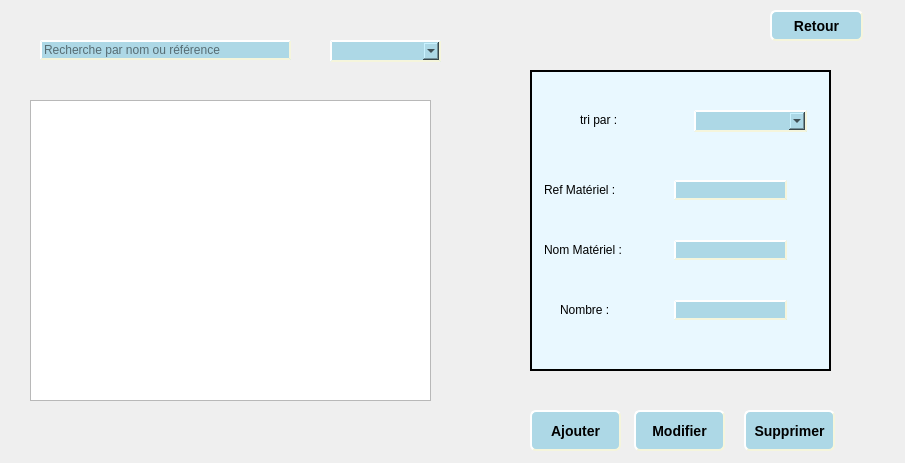
<?xml version="1.0" encoding="UTF-8"?>
<ui version="4.0">
 <class>crud_materiel</class>
 <widget class="QDialog" name="crud_materiel">
  <property name="geometry">
   <rect>
    <x>0</x>
    <y>0</y>
    <width>905</width>
    <height>463</height>
   </rect>
  </property>
  <property name="windowTitle">
   <string>Gestion du Materiel</string>
  </property>
  <property name="autoFillBackground">
   <bool>true</bool>
  </property>
  <property name="styleSheet">
   <string notr="true">qApp-&gt;setStyleSheet(&quot;QLineEdit { background-color: blue }&quot;);</string>
  </property>
  <widget class="QLabel" name="label_2">
   <property name="geometry">
    <rect>
     <x>544</x>
     <y>240</y>
     <width>101</width>
     <height>20</height>
    </rect>
   </property>
   <property name="frameShape">
    <enum>QFrame::NoFrame</enum>
   </property>
   <property name="frameShadow">
    <enum>QFrame::Raised</enum>
   </property>
   <property name="text">
    <string>Nom Matériel :</string>
   </property>
   <property name="wordWrap">
    <bool>false</bool>
   </property>
  </widget>
  <widget class="QLineEdit" name="nbr">
   <property name="geometry">
    <rect>
     <x>674</x>
     <y>300</y>
     <width>113</width>
     <height>20</height>
    </rect>
   </property>
   <property name="styleSheet">
    <string notr="true">QLineEdit#nbr {
    background-color: lightblue;
    border-style: outset;
    border-width: 2px;
    border-color: beige;
}</string>
   </property>
   <property name="inputMethodHints">
    <set>Qt::ImhNoPredictiveText</set>
   </property>
   <property name="clearButtonEnabled">
    <bool>true</bool>
   </property>
  </widget>
  <widget class="QPushButton" name="pb_supprimer_4">
   <property name="geometry">
    <rect>
     <x>744</x>
     <y>410</y>
     <width>91</width>
     <height>41</height>
    </rect>
   </property>
   <property name="styleSheet">
    <string notr="true">QPushButton#pb_supprimer_4 {
    background-color: lightblue;
    border-style: outset;
    border-width: 2px;
    border-radius: 6px;
    border-color: beige;
    font: bold 14px;
    min-width: 4em;
    padding: 6px;
}</string>
   </property>
   <property name="text">
    <string>Supprimer</string>
   </property>
  </widget>
  <widget class="QLineEdit" name="ref">
   <property name="geometry">
    <rect>
     <x>674</x>
     <y>180</y>
     <width>113</width>
     <height>20</height>
    </rect>
   </property>
   <property name="styleSheet">
    <string notr="true">QLineEdit#ref {
    background-color: lightblue;
    border-style: outset;
    border-width: 2px;
    border-color: beige;
}</string>
   </property>
   <property name="inputMethodHints">
    <set>Qt::ImhNoPredictiveText</set>
   </property>
   <property name="readOnly">
    <bool>false</bool>
   </property>
   <property name="clearButtonEnabled">
    <bool>true</bool>
   </property>
  </widget>
  <widget class="QFrame" name="frame">
   <property name="geometry">
    <rect>
     <x>530</x>
     <y>70</y>
     <width>301</width>
     <height>301</height>
    </rect>
   </property>
   <property name="styleSheet">
    <string notr="true">background-color:rgb(233,248,255);</string>
   </property>
   <property name="frameShape">
    <enum>QFrame::Box</enum>
   </property>
   <property name="frameShadow">
    <enum>QFrame::Plain</enum>
   </property>
   <property name="lineWidth">
    <number>2</number>
   </property>
   <property name="midLineWidth">
    <number>0</number>
   </property>
   <widget class="QLabel" name="label_17">
    <property name="geometry">
     <rect>
      <x>50</x>
      <y>40</y>
      <width>131</width>
      <height>20</height>
     </rect>
    </property>
    <property name="text">
     <string>tri par :</string>
    </property>
   </widget>
  </widget>
  <widget class="QComboBox" name="comboBox_2">
   <property name="geometry">
    <rect>
     <x>694</x>
     <y>110</y>
     <width>113</width>
     <height>22</height>
    </rect>
   </property>
   <property name="styleSheet">
    <string notr="true">QComboBox#comboBox_2 {
    background-color: lightblue;
    border-style: outset;
    border-width: 2px;
    border-color: beige;
}</string>
   </property>
  </widget>
  <widget class="QLabel" name="label">
   <property name="geometry">
    <rect>
     <x>544</x>
     <y>180</y>
     <width>101</width>
     <height>20</height>
    </rect>
   </property>
   <property name="frameShape">
    <enum>QFrame::NoFrame</enum>
   </property>
   <property name="frameShadow">
    <enum>QFrame::Raised</enum>
   </property>
   <property name="text">
    <string>Ref Matériel :</string>
   </property>
   <property name="wordWrap">
    <bool>false</bool>
   </property>
  </widget>
  <widget class="QLineEdit" name="nom">
   <property name="geometry">
    <rect>
     <x>674</x>
     <y>240</y>
     <width>113</width>
     <height>20</height>
    </rect>
   </property>
   <property name="styleSheet">
    <string notr="true">QLineEdit#nom{
    background-color: lightblue;
    border-style: outset;
    border-width: 2px;
    border-color: beige;
}</string>
   </property>
   <property name="inputMethodHints">
    <set>Qt::ImhNoPredictiveText</set>
   </property>
   <property name="text">
    <string/>
   </property>
   <property name="readOnly">
    <bool>false</bool>
   </property>
   <property name="clearButtonEnabled">
    <bool>true</bool>
   </property>
  </widget>
  <widget class="QPushButton" name="pb_supprimer_3">
   <property name="geometry">
    <rect>
     <x>634</x>
     <y>410</y>
     <width>91</width>
     <height>41</height>
    </rect>
   </property>
   <property name="styleSheet">
    <string notr="true">QPushButton#pb_supprimer_3 {
    background-color: lightblue;
    border-style: outset;
    border-width: 2px;
    border-radius: 6px;
    border-color: beige;
    font: bold 14px;
    min-width: 4em;
    padding: 6px;
}</string>
   </property>
   <property name="text">
    <string>Modifier</string>
   </property>
  </widget>
  <widget class="QPushButton" name="pb_ajouter">
   <property name="geometry">
    <rect>
     <x>530</x>
     <y>410</y>
     <width>91</width>
     <height>41</height>
    </rect>
   </property>
   <property name="styleSheet">
    <string notr="true">QPushButton#pb_ajouter {
    background-color: lightblue;
    border-style: outset;
    border-width: 2px;
    border-radius: 6px;
    border-color: beige;
    font: bold 14px;
    min-width: 4em;
    padding: 6px;
}</string>
   </property>
   <property name="text">
    <string>Ajouter</string>
   </property>
  </widget>
  <widget class="QLabel" name="label_3">
   <property name="geometry">
    <rect>
     <x>560</x>
     <y>300</y>
     <width>61</width>
     <height>20</height>
    </rect>
   </property>
   <property name="frameShape">
    <enum>QFrame::NoFrame</enum>
   </property>
   <property name="frameShadow">
    <enum>QFrame::Raised</enum>
   </property>
   <property name="text">
    <string>Nombre :</string>
   </property>
   <property name="wordWrap">
    <bool>false</bool>
   </property>
  </widget>
  <widget class="QTableView" name="tabmateriel">
   <property name="geometry">
    <rect>
     <x>30</x>
     <y>100</y>
     <width>401</width>
     <height>301</height>
    </rect>
   </property>
  </widget>
  <widget class="QComboBox" name="comboBox">
   <property name="geometry">
    <rect>
     <x>330</x>
     <y>40</y>
     <width>111</width>
     <height>22</height>
    </rect>
   </property>
   <property name="styleSheet">
    <string notr="true">QComboBox#comboBox {
    background-color: lightblue;
    border-style: outset;
    border-width: 2px;
    border-color: beige;
}</string>
   </property>
   <property name="editable">
    <bool>false</bool>
   </property>
   <property name="currentIndex">
    <number>-1</number>
   </property>
   <property name="insertPolicy">
    <enum>QComboBox::NoInsert</enum>
   </property>
   <property name="sizeAdjustPolicy">
    <enum>QComboBox::AdjustToContentsOnFirstShow</enum>
   </property>
   <property name="frame">
    <bool>true</bool>
   </property>
  </widget>
  <widget class="QLineEdit" name="lineEdit_id_6">
   <property name="geometry">
    <rect>
     <x>40</x>
     <y>40</y>
     <width>251</width>
     <height>20</height>
    </rect>
   </property>
   <property name="styleSheet">
    <string notr="true">QLineEdit#lineEdit_id_6 {
    background-color: lightblue;
    border-style: outset;
    border-width: 2px;
    border-color: beige;
}</string>
   </property>
   <property name="inputMethodHints">
    <set>Qt::ImhNoPredictiveText</set>
   </property>
   <property name="placeholderText">
    <string>Recherche par nom ou référence</string>
   </property>
   <property name="clearButtonEnabled">
    <bool>true</bool>
   </property>
  </widget>
  <widget class="QPushButton" name="pushButton0">
   <property name="geometry">
    <rect>
     <x>770</x>
     <y>10</y>
     <width>93</width>
     <height>31</height>
    </rect>
   </property>
   <property name="styleSheet">
    <string notr="true">QPushButton#pushButton0 {
    background-color: lightblue;
    border-style: outset;
    border-width: 2px;
    border-radius: 6px;
    border-color: beige;
    font: bold 14px;
    min-width: 4em;
    padding: 6px;
}</string>
   </property>
   <property name="text">
    <string>Retour</string>
   </property>
  </widget>
  <zorder>frame</zorder>
  <zorder>label_2</zorder>
  <zorder>nbr</zorder>
  <zorder>pb_supprimer_4</zorder>
  <zorder>ref</zorder>
  <zorder>comboBox_2</zorder>
  <zorder>label</zorder>
  <zorder>nom</zorder>
  <zorder>pb_supprimer_3</zorder>
  <zorder>pb_ajouter</zorder>
  <zorder>label_3</zorder>
  <zorder>tabmateriel</zorder>
  <zorder>comboBox</zorder>
  <zorder>lineEdit_id_6</zorder>
  <zorder>pushButton0</zorder>
 </widget>
 <resources/>
 <connections/>
</ui>
